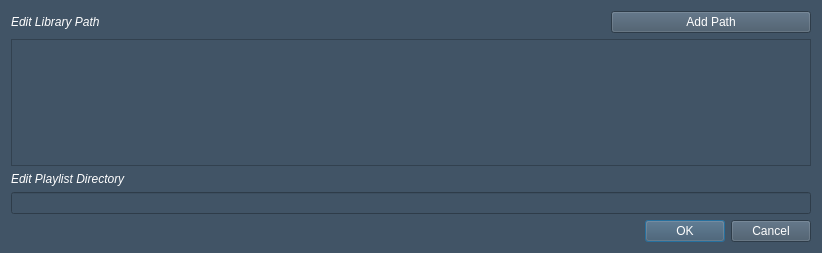
<?xml version="1.0" encoding="UTF-8"?>
<ui version="4.0">
 <class>Dialog</class>
 <widget class="QDialog" name="Dialog">
  <property name="geometry">
   <rect>
    <x>0</x>
    <y>0</y>
    <width>618</width>
    <height>253</height>
   </rect>
  </property>
  <property name="windowTitle">
   <string>Preferences</string>
  </property>
  <property name="styleSheet">
   <string notr="true">background-color: #415466</string>
  </property>
  <layout class="QVBoxLayout" name="verticalLayout">
   <item>
    <layout class="QHBoxLayout" name="horizontalLayout">
     <item>
      <widget class="QLabel" name="label">
       <property name="minimumSize">
        <size>
         <width>0</width>
         <height>0</height>
        </size>
       </property>
       <property name="maximumSize">
        <size>
         <width>16777215</width>
         <height>100</height>
        </size>
       </property>
       <property name="styleSheet">
        <string notr="true">font: italic;
color: white</string>
       </property>
       <property name="text">
        <string>Edit Library Path</string>
       </property>
      </widget>
     </item>
     <item>
      <widget class="QPushButton" name="addPathButton">
       <property name="maximumSize">
        <size>
         <width>200</width>
         <height>16777215</height>
        </size>
       </property>
       <property name="styleSheet">
        <string notr="true">color:white</string>
       </property>
       <property name="text">
        <string>Add Path</string>
       </property>
      </widget>
     </item>
    </layout>
   </item>
   <item>
    <widget class="QListWidget" name="pathListWidget">
     <property name="styleSheet">
      <string notr="true">color:white</string>
     </property>
     <property name="selectionMode">
      <enum>QAbstractItemView::SingleSelection</enum>
     </property>
    </widget>
   </item>
   <item>
    <widget class="QLabel" name="label_2">
     <property name="styleSheet">
      <string notr="true">color:white;
 font:italic</string>
     </property>
     <property name="text">
      <string>Edit Playlist Directory</string>
     </property>
    </widget>
   </item>
   <item>
    <widget class="QLineEdit" name="playlistPathLineEdit">
     <property name="minimumSize">
      <size>
       <width>800</width>
       <height>0</height>
      </size>
     </property>
     <property name="styleSheet">
      <string notr="true">color:white</string>
     </property>
    </widget>
   </item>
   <item>
    <widget class="QDialogButtonBox" name="buttonBox">
     <property name="minimumSize">
      <size>
       <width>600</width>
       <height>0</height>
      </size>
     </property>
     <property name="styleSheet">
      <string notr="true">color:white</string>
     </property>
     <property name="orientation">
      <enum>Qt::Horizontal</enum>
     </property>
     <property name="standardButtons">
      <set>QDialogButtonBox::Cancel|QDialogButtonBox::Ok</set>
     </property>
    </widget>
   </item>
  </layout>
 </widget>
 <resources/>
 <connections>
  <connection>
   <sender>buttonBox</sender>
   <signal>accepted()</signal>
   <receiver>Dialog</receiver>
   <slot>accept()</slot>
   <hints>
    <hint type="sourcelabel">
     <x>248</x>
     <y>254</y>
    </hint>
    <hint type="destinationlabel">
     <x>157</x>
     <y>274</y>
    </hint>
   </hints>
  </connection>
  <connection>
   <sender>buttonBox</sender>
   <signal>rejected()</signal>
   <receiver>Dialog</receiver>
   <slot>reject()</slot>
   <hints>
    <hint type="sourcelabel">
     <x>316</x>
     <y>260</y>
    </hint>
    <hint type="destinationlabel">
     <x>286</x>
     <y>274</y>
    </hint>
   </hints>
  </connection>
 </connections>
</ui>
